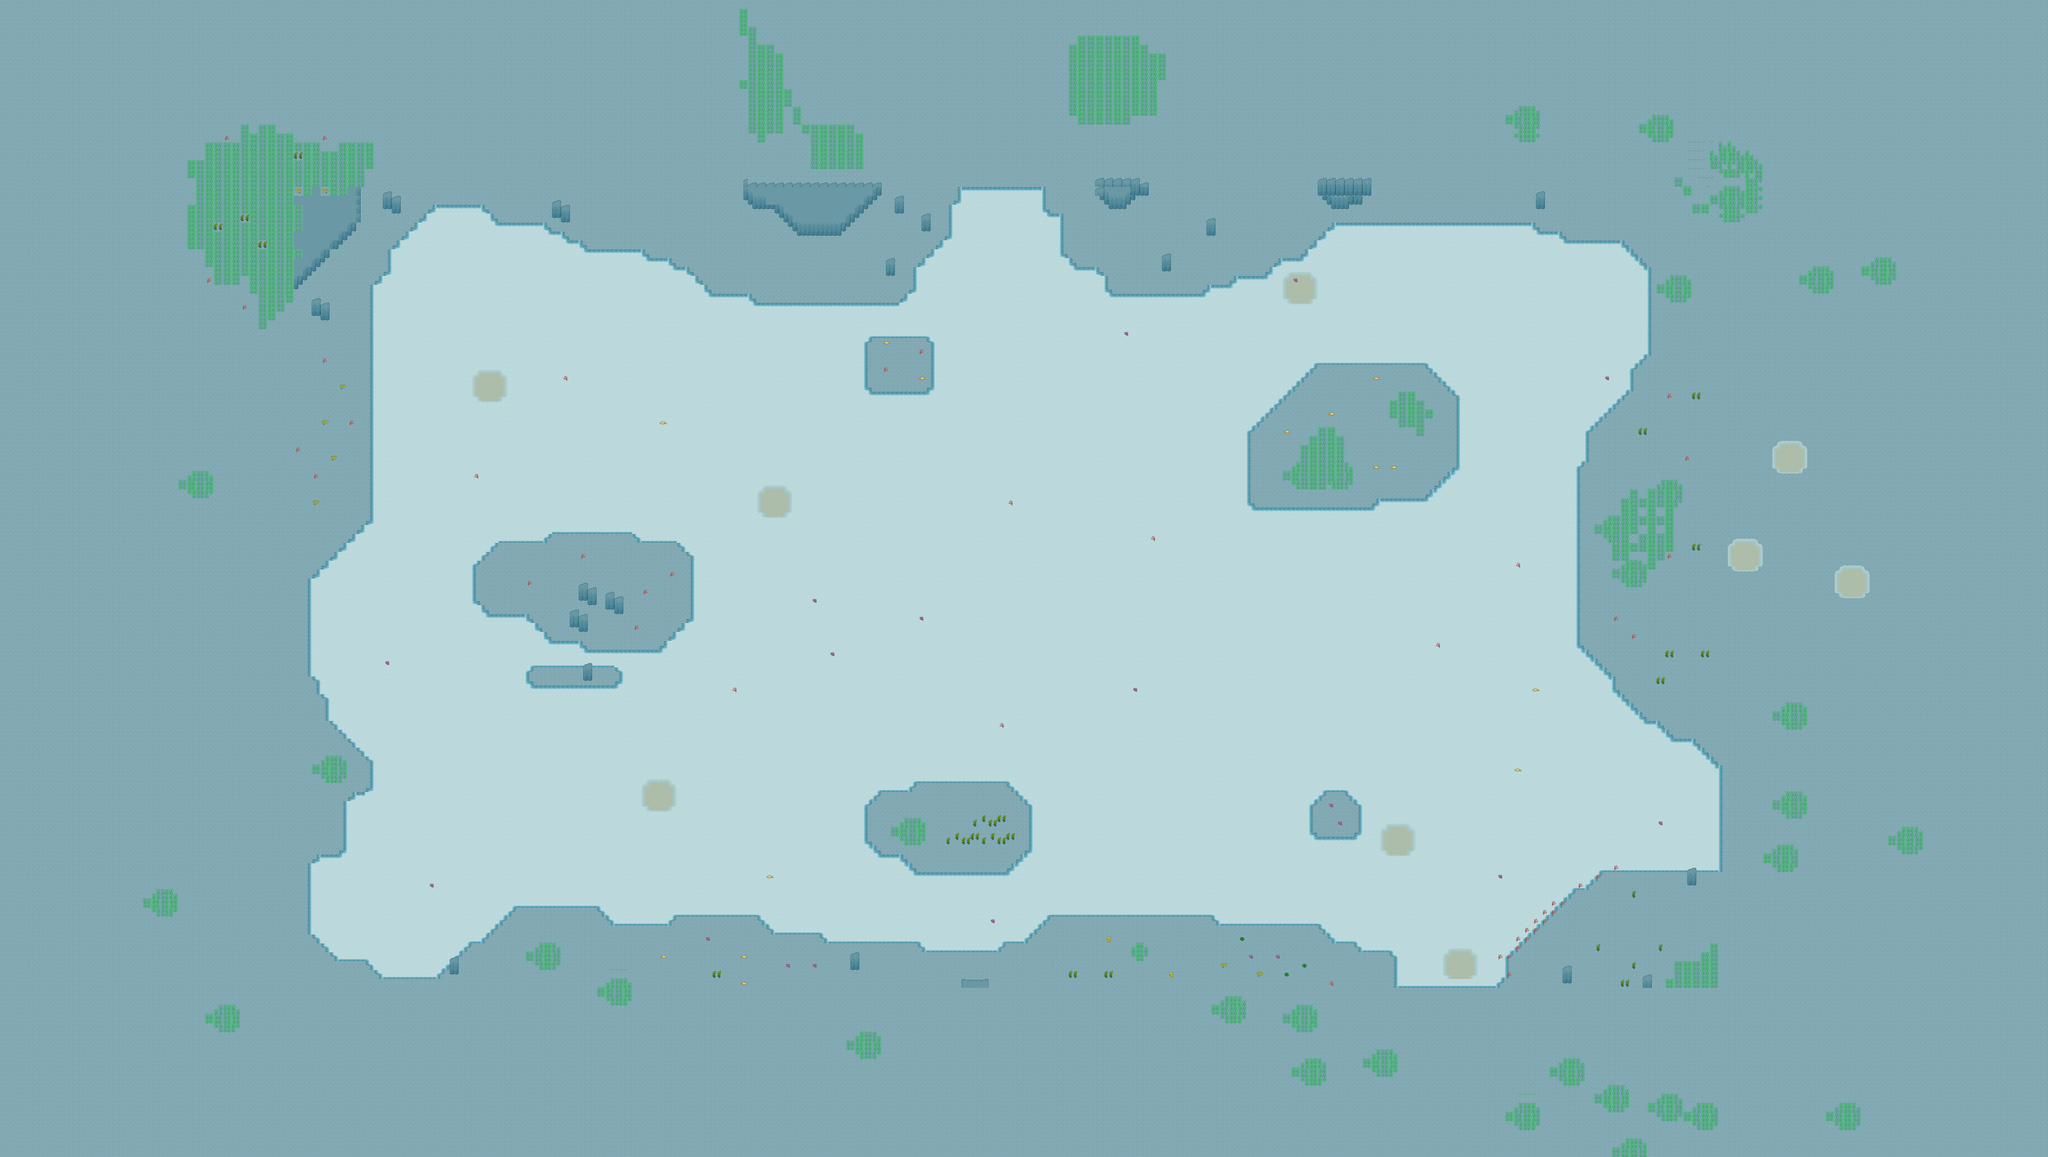

A level layout from a 2D game, rendered from its tile map. Below: a short description, then the map file with tile-grid data replaced by summaries:
An orthogonal 230x130 tile map with 32x32 px tiles, 3 tile layers (Capa de Patrones 1, Capa de patrones 2, Capa de patrones 3).

<map version="1.0" tiledversion="1.1.4" orientation="orthogonal" renderorder="right-down" width="230" height="130" tilewidth="32" tileheight="32" infinite="0" nextobjectid="1">
 <tileset name="patrones_oceano_nivel1" tilewidth="32" tileheight="32" tilecount="120" columns="8">
 <image source="a.png" width="256" height="480" />
</tileset>
 <layer name="Capa de Patrones 1" width="230" height="130">
  <data>[29900 cells, 11282 non-empty, 1 distinct tile ids]</data>
 </layer>
 <layer name="Capa de patrones 2" width="230" height="130">
  <data>[29900 cells, 20321 non-empty, 40 distinct tile ids]</data>
 </layer>
 <layer name="Capa de patrones 3" width="230" height="130">
  <data>[29900 cells, 1593 non-empty, 83 distinct tile ids]</data>
 </layer>
</map>
